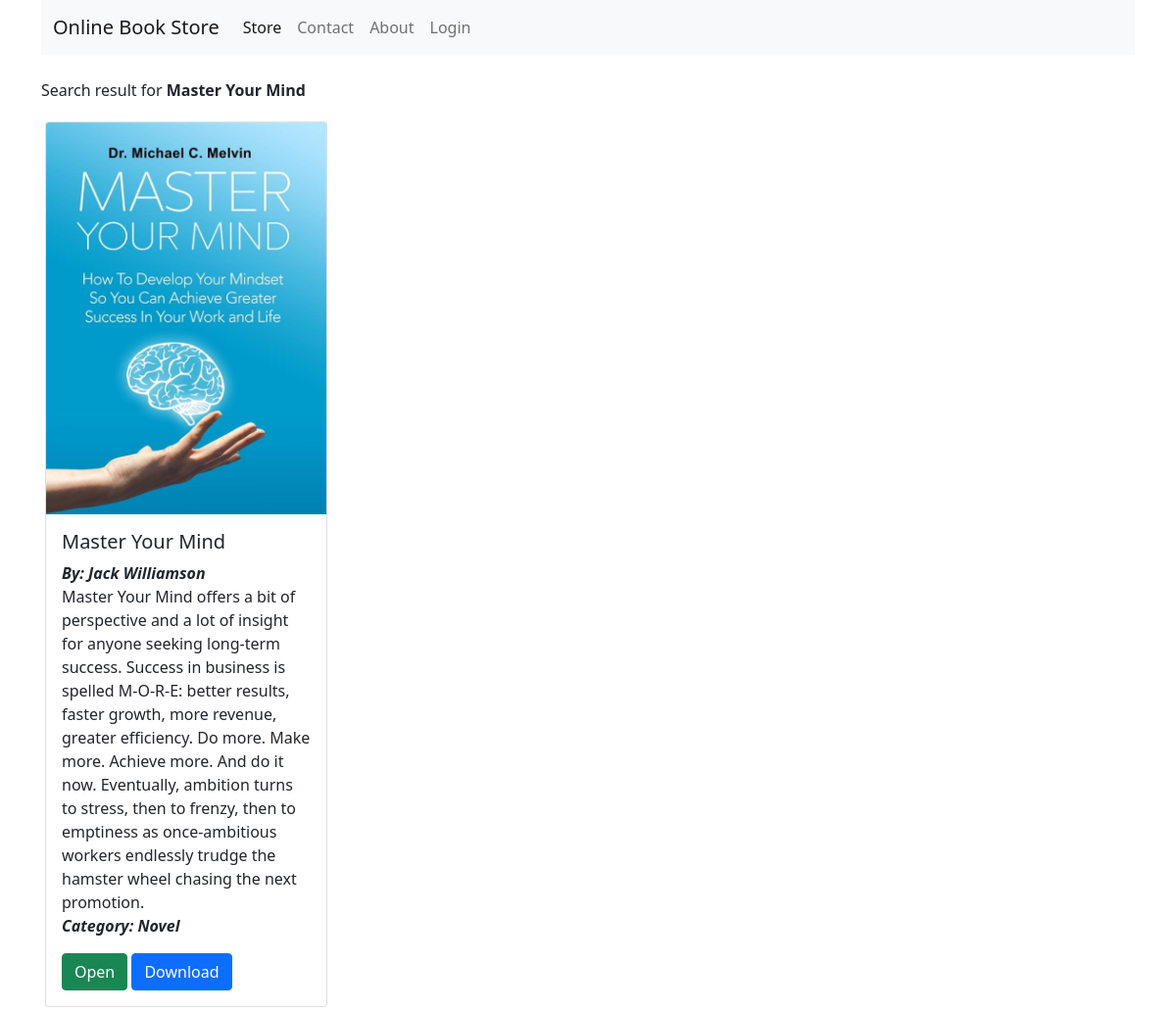
/search.php?key=Master Your Mind, run on the app's committed database.
### tables this page shows
CREATE TABLE `books` (
  `id` int(11) NOT NULL,
  `title` varchar(255) NOT NULL,
  `description` text NOT NULL,
  `category_id` int(11) NOT NULL,
  `cover` varchar(255) NOT NULL,
  `file` varchar(255) NOT NULL,
  `author_id` int(11) NOT NULL
);

CREATE TABLE `authors` (
  `id` int(11) NOT NULL,
  `name` varchar(255) NOT NULL
);

CREATE TABLE `categories` (
  `id` int(11) NOT NULL,
  `name` varchar(255) NOT NULL
);

### php/func-book.php (called while the page is built, shortened)
<?php
function search_books($con, $key){
   $key = "%{$key}%";
   $sql  = "SELECT * FROM books
            WHERE title LIKE ?
            OR description LIKE ?";
   $stmt = $con->prepare($sql);
   $stmt->execute([$key, $key]);
   if ($stmt->rowCount() > 0) {
        $books = $stmt->fetchAll();
   }else {
      $books = 0;
   }
   return $books;
}

### php/func-author.php (called while the page is built, shortened)
<?php
function get_all_author($con){
   $sql  = "SELECT * FROM authors";
   $stmt = $con->prepare($sql);
   $stmt->execute();
   if ($stmt->rowCount() > 0) {
   	  $authors = $stmt->fetchAll();
   }else {
      $authors = 0;
   }
   return $authors;
}

### php/func-category.php (called while the page is built, shortened)
<?php
function get_all_categories($con){
   $sql  = "SELECT * FROM categories";
   $stmt = $con->prepare($sql);
   $stmt->execute();
   if ($stmt->rowCount() > 0) {
   	  $categories = $stmt->fetchAll();
   }else {
      $categories = 0;
   }
   return $categories;
}

### search.php (the view, shortened to what this page needs)
<?php
$key = $_GET['key'];
include "db_conn.php";
include "php/func-book.php";
$books = search_books($conn, $key);
include "php/func-author.php";
$authors = get_all_author($conn);
include "php/func-category.php";
$categories = get_all_categories($conn);
 ?>
<!DOCTYPE html>
<html lang="en">
<head>
	<link href="https://cdn.jsdelivr.net/npm/bootstrap@5.1.1/dist/css/bootstrap.min.css" rel="stylesheet">
    <link rel="stylesheet" href="css/style.css">
</head>
<body>
	<div class="container">
		<nav class="navbar navbar-expand-lg navbar-light bg-light">
		  <div class="container-fluid">
		    <a class="navbar-brand" href="index.php">Online Book Store</a>
		    <div class="collapse navbar-collapse"
		         id="navbarSupportedContent">
		      <ul class="navbar-nav me-auto mb-2 mb-lg-0">
		        <li class="nav-item">
		          <a class="nav-link active"
		             aria-current="page"
		             href="index.php">Store</a>
		        </li>
		        <li class="nav-item">
		          <a class="nav-link"
		             href="#">Contact</a>
		        </li>
		        <li class="nav-item">
		          <a class="nav-link"
		             href="#">About</a>
		        </li>
		        <li class="nav-item">
		          <?php if (isset($_SESSION['user_id'])) {?>
		          	<a class="nav-link"
		             href="admin.php">Admin</a>
		          <?php }else{ ?>
		          <a class="nav-link"
		             href="login.php">Login</a>
		          <?php } ?>
		        </li>
		      </ul>
		    </div>
		  </div>
		</nav><br>
		Search result for <b><?=$key?></b>
		<div class="d-flex pt-3">
			<?php if ($books == 0){ ?>
				<div class="alert alert-warning
        	            text-center p-5 pdf-list"
        	     role="alert">
        	     <img src="img/empty-search.png"
        	          width="100">
        	     <br>
				  The key <b>"<?=$key?>"</b> didn't match to any record
		           in the database
			  </div>
			<?php }else{ ?>
			<div class="pdf-list d-flex flex-wrap">
				<?php foreach ($books as $book) { ?>
				<div class="card m-1">
					<img src="uploads/cover/<?=$book['cover']?>"
					     class="card-img-top">
					<div class="card-body">
						<h5 class="card-title">
							<?=$book['title']?>
						</h5>
						<p class="card-text">
							<i><b>By:
								<?php foreach($authors as $author){
									if ($author['id'] == $book['author_id']) {
										echo $author['name'];
										break;
									}
								?>
								<?php } ?>
							<br></b></i>
							<?=$book['description']?>
							<br><i><b>Category:
								<?php foreach($categories as $category){
									if ($category['id'] == $book['category_id']) {
										echo $category['name'];
										break;
									}
								?>
								<?php } ?>
							<br></b></i>
						</p>
                       <a href="uploads/files/<?=$book['file']?>"
                          class="btn btn-success">Open</a>
                        <a href="uploads/files/<?=$book['file']?>"
                          class="btn btn-primary"
                          download="<?=$book['title']?>">Download</a>
					</div>
				</div>
				<?php } ?>
			</div>
		<?php } ?>
		</div>
	</div>
</body>
</html>

### css/style.css (style rules this page uses)
.pdf-list { width: 80%; }
.card { width: 18rem; }

### data on the page
books: cover (picture), title "Master Your Mind", description "Master Your Mind offers a bit of perspective and a lot of insight for anyone seeking long-term success. Success in business is spelled M-O-R-E: better results, faster growth, more revenue, greater efficiency. Do more. Make more. Achieve more. And do it now. Eventually, ambition turns to stress, then to frenzy, then to emptiness as once-ambitious workers endlessly trudge the hamster wheel chasing the next promotion."
authors: name "Jack Williamson"
categories: name "Novel"

### other printed values
$key "Master Your Mind"
